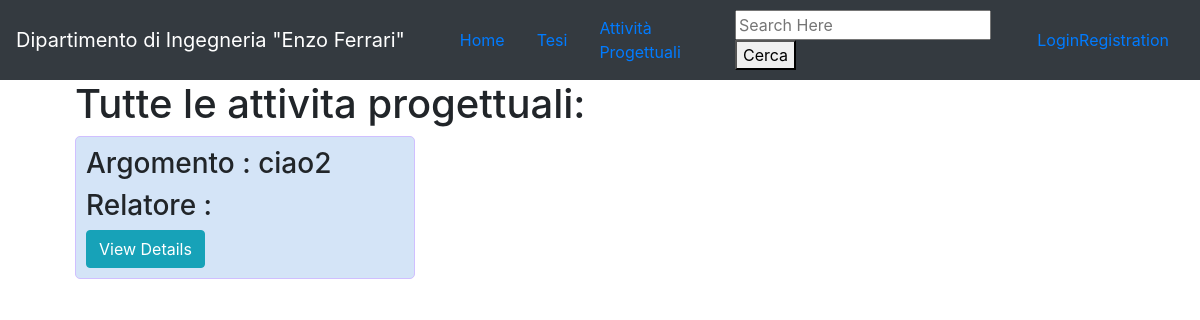
/attivita/, run on an earlier commit of the app's database.
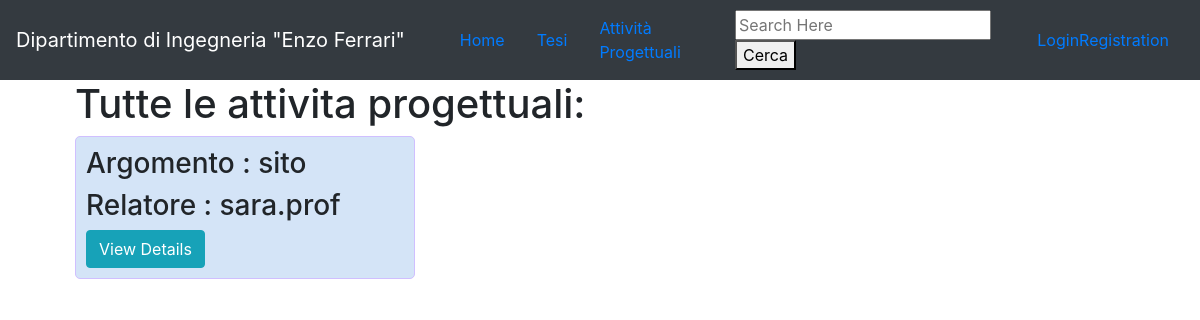
And on a later commit of the database.
### home/models.py (models this page shows, shortened)
class Attivita_progettuale(models.Model):
    author = models.ForeignKey(Docente, on_delete=models.CASCADE, null=True)
    tutor = models.CharField(max_length=500)
    argomento = models.CharField(max_length=500)
    data_inizio = models.DateTimeField()
    data_fine = models.DateTimeField()
    date_posted = models.DateTimeField(default=timezone.now)
    class Meta:
        abstract = True

class Attivita_progettuale_creata(Attivita_progettuale):
    tag = TaggableManager()

### home/views.py (the view)
# urls.py: path('attivita/', views.show_attivita, name='attivita'),
def show_attivita(request):
    all_att = Attivita_progettuale_creata.objects.all().order_by('-date_posted')
    context = {
        'all_att': all_att,
    }
    return render(request, 'home/attivita_index.html', context)

### home/templates/home/attivita_index.html (shortened to what this page needs)
{% extends 'home/base_index.html' %}
{% block for %}
<h1>Tutte le attivita progettuali: </h1>
<ul class="cards">
    {% for att in all_att %}
    <li>
        <h3>Argomento : {{ att.argomento }}</h3>
        <h3>Relatore : {{ att.tutor }}</h3>
        <a href="{% url 'attivita-detail' att.id %}" class="btn btn-info btn-xs" role="button"> View
            Details</a>
    </li>
    {% endfor %}
</ul>
{% endblock %}

What changed in the data, as far as the page shows it:
removed Attivita_progettuale_creata: argomento "ciao2"
added Attivita_progettuale_creata: argomento "sito", tutor "sara.prof"
